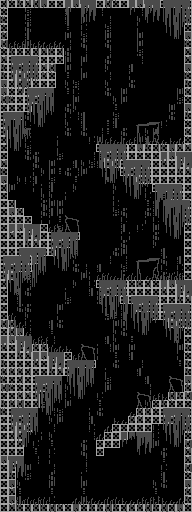

Tiled map render using the project's own tile images. Description and the map definition, with tile-layer contents summarised, below:
An orthogonal 24x64 tile map with 8x8 px tiles, 3 tile layers (Background, Collision, Foreground) and 4 objects (2x Door, Player, Key).

<map version="1.2" tiledversion="1.3.3" orientation="orthogonal" renderorder="right-down" width="24" height="64" tilewidth="8" tileheight="8" infinite="0" nextlayerid="5" nextobjectid="6">
 <editorsettings>
  <export target="rFiveMap.lua" format="lua" />
 </editorsettings>
 <tileset firstgid="1" name="Tileset1" tilewidth="8" tileheight="8" tilecount="1024" columns="32">
  <image source="Tileset.png" width="256" height="256" />
 </tileset>
 <layer id="3" name="Background" width="24" height="64">
  <data>[1536 cells, 1536 non-empty, 10 distinct tile ids]</data>
 </layer>
 <layer id="1" name="Collision" width="24" height="64">
  <data>[1536 cells, 461 non-empty, 1 distinct tile ids]</data>
 </layer>
 <layer id="4" name="Foreground" width="24" height="64">
  <data>[1536 cells, 673 non-empty, 51 distinct tile ids]</data>
 </layer>
 <objectgroup id="2" name="Object Layer 1">
  <object id="1" type="Player" x="24" y="32">
   <properties>
    <property name="animation_path" value="res/sprite/Player.json" />
    <property name="initial_tag" value="VIP" />
   </properties>
   <polygon points="0,0 0,16 16,16 16,0" />
  </object>
  <object id="2" type="Door" x="16" y="32">
   <properties>
    <property name="initial_tag" value="CLOSE" />
   </properties>
   <polyline points="0,0 0,16 16,16 16,0 0,0" />
  </object>
  <object id="4" type="Door" x="152" y="488">
   <properties>
    <property name="initial_tag" value="OPEN" />
   </properties>
   <polyline points="0,0 0,16 16,16 16,0 0,0" />
  </object>
  <object id="5" type="Key" x="56" y="496">
   <polygon points="0,0 0,8 8,8 8,0" />
  </object>
 </objectgroup>
</map>
